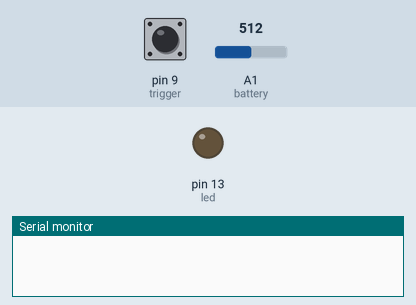
This sketch was run on a simulated Arduino Uno, built with avr-gcc and run on an emulated ATmega328P. Shown: output pins drawn as LEDs (lit = HIGH), the last lines printed to the serial monitor. The test bench sets the inputs (shaded band); at power-on: pin 9 (trigger) HIGH, A1 (battery) = 512.

Above: at 1.2 s.
1.3 s: pin 9 (trigger) pulled LOW for 0.15 s
At 1.8 s:
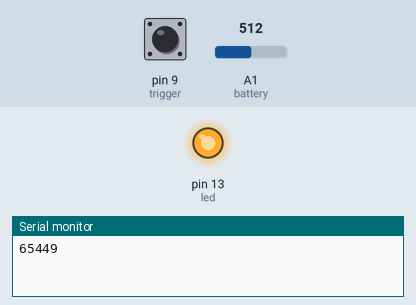
4.0 s: pin 9 (trigger) pulled LOW for 1 s
At 6.6 s:
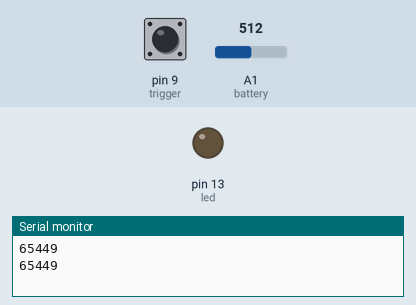
7.5 s: pin 9 (trigger) pulled LOW for 3.2 s
At 8.9 s:
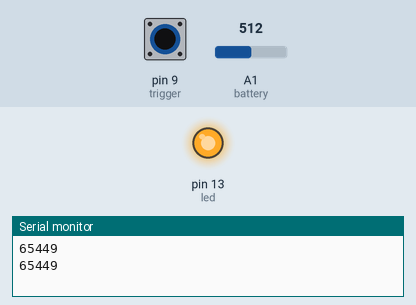
Timing chart, 0 to 13.3 s (numbered marks = the images above; inputs shaded):
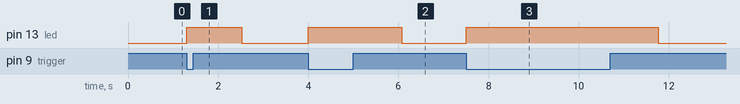

The sketch:

revolver.ino
```cpp
#include <IRremote.h>

#define trigger 9
#define battery A1
#define irLed   3
#define led 13

int freq = 36;
IRsend irsend;

void setup() {
  pinMode(trigger, INPUT_PULLUP);
  pinMode(led, OUTPUT);
  Serial.begin(9600);
}

void loop() {
  if( !digitalRead(trigger) ){
    while(!digitalRead(trigger))
    digitalWrite(led, HIGH);
    unsigned int data[2];
    unsigned int volt =  map( analogRead( battery ), 750, 1023, 0, 100 );
    Serial.println (volt, DEC);

    irsend.sendSony(volt, 12);
    delay(1000);
    digitalWrite(led, LOW);
  }
}
```

Measured:
- after the input at 1.3 s, pin 13 (led): LOW → HIGH at once, → LOW 1.2 s later
- after the input at 4.0 s, pin 13 (led): LOW → HIGH at once, → LOW 2.1 s later
- after the input at 7.5 s, pin 13 (led): LOW → HIGH at once, → LOW 4.3 s later
